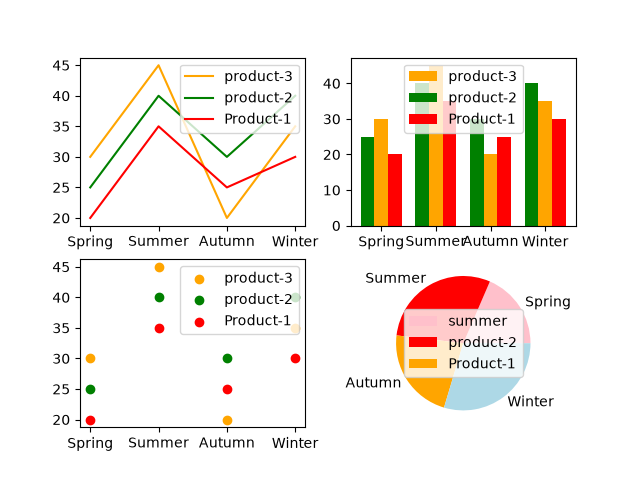

Write Python code to recreate this figure.
import matplotlib.pyplot as plt
import numpy as np

seasons = np.array(["Spring", "Summer", "Autumn", "Winter"])
product1 = np.array([30, 45, 20, 35])
product2 = np.array([25, 40, 30, 40])
product3 = np.array([20, 35, 25, 30])



fig, ax = plt.subplots(2,2)

ax[0,0].plot(seasons,product1,color="orange")
ax[0,0].plot(seasons,product2,color="green")
ax[0,0].plot(seasons,product3,color="red")


x = np.arange(len(seasons))
width = .25
ax[0,1].bar(x,product1,width,color='orange')
ax[0,1].bar(x-width,product2,width,color='green')
ax[0,1].bar(x+width,product3,width,color='red')

ax[0,1].set_xticks(x)
ax[0,1].set_xticklabels(seasons)


ax[1,0].scatter(seasons,product1,color="orange")
ax[1,0].scatter(seasons,product2,color="green")
ax[1,0].scatter(seasons,product3,color="red")


ax[1,1].pie(product2,labels=seasons,
            colors=["pink", "red", "orange", "lightblue"]
            )

ax[0,0].legend(["product-3","product-2","Product-1"])
ax[0,1].legend(["product-3","product-2","Product-1"])
ax[1,0].legend(["product-3","product-2","Product-1"])
ax[1,1].legend(["summer","product-2","Product-1"])

plt.savefig("practice1.png")
plt.show()
